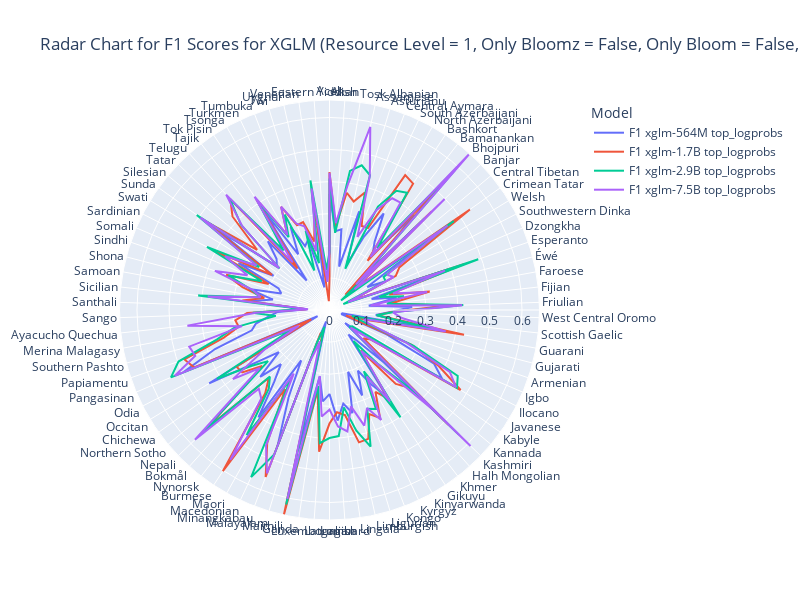
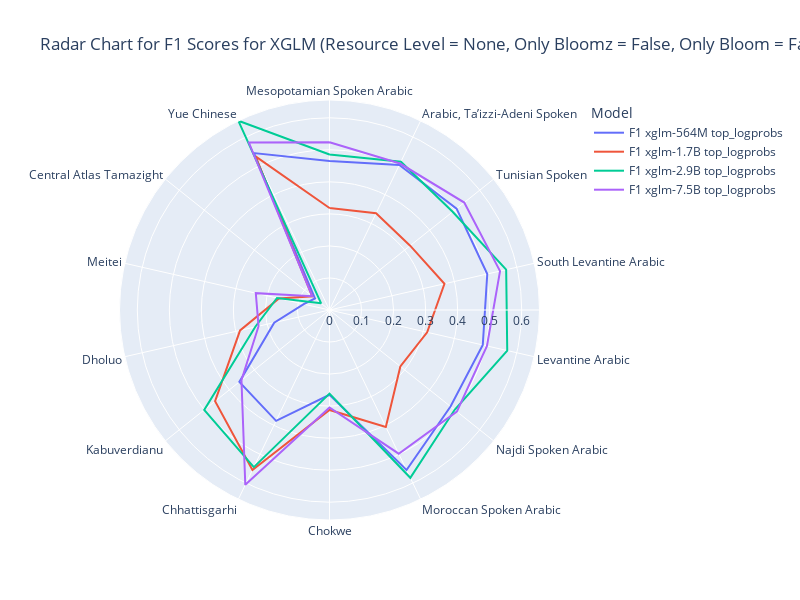
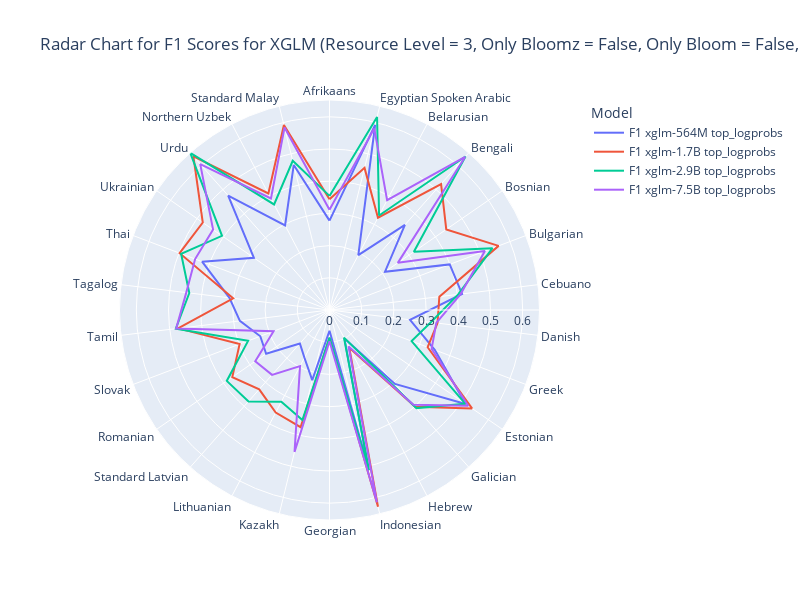
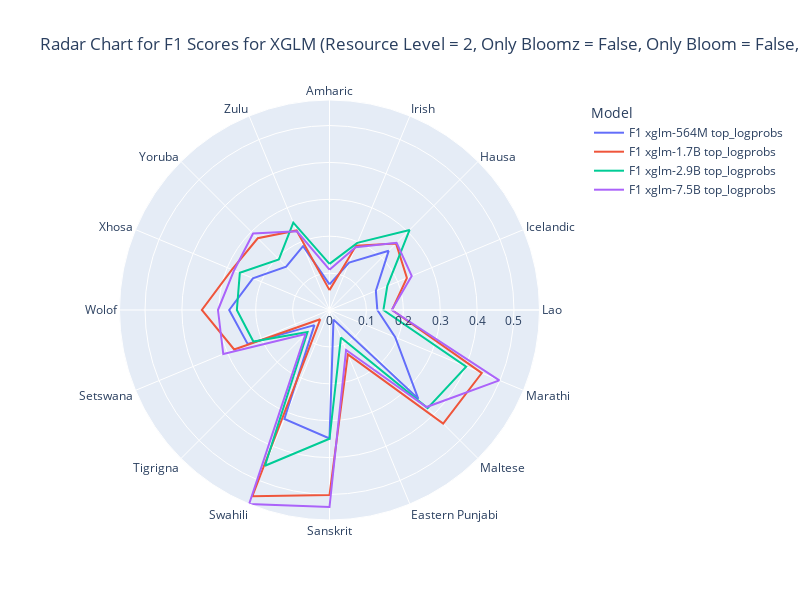

Write notebook code for charts like these, in order.
### Code cell
import warnings

warnings.filterwarnings('ignore')

only_bloomz = False
only_bloom = False
only_xglm = False

# we can filter based on 'Language Family', 'Script (ISO 15924)', 'Resource Level', 'Population', 'Language Vitality', 'Digital Language Support'.
model_name = 'XGLM'
filter_column = 'Resource Level'
value = None

if filter_column is None:
    generate_polar_plot(melted_df, filter_column, model_name, value, only_bloom, only_bloomz, only_xglm)
elif value != None:
    generate_polar_plot(melted_df, filter_column, model_name, value, only_bloom, only_bloomz, only_xglm)
else:
    for value in df[filter_column].unique():
        generate_polar_plot(melted_df, filter_column, model_name, value, only_bloom, only_bloomz, only_gxlm)

### Figure 1 — Plotly figure (JSON) as saved in the notebook; plotly's stock layout.template omitted (floating-point values rounded to 4 significant figures)
{"data": [{"hovertemplate": "Model=F1 xglm-564M top_logprobs<br>F1 Score=%{r}<br>Language Name=%{theta}<extra></extra>", "legendgroup": "F1 xglm-564M top_logprobs", "line": {"color": "#636efa", "dash": "solid"}, "marker": {"symbol": "circle"}, "mode": "lines", "name": "F1 xglm-564M top_logprobs", "r": [0.1712, 0.3612, 0.2463, 0.254, 0.1385, 0.3209, 0.1521, 0.252, 0.3449, 0.2545, 0.2201, 0.3979, 0.1546, 0.3694, 0.08392, 0.3986, 0.1379, 0.1941, 0.07454, 0.3975, 0.1356, 0.2128, 0.1232, 0.2578, 0.1862, 0.145, 0.3203, 0.04128, 0.0389, 0.1938, 0.3665, 0.4111, 0.1473, 0.06332, 0.3713, 0.2357, 0.1288, 0.09681, 0.3211, 0.2662, 0.2085, 0.2853, 0.2012, 0.329, 0.2949, 0.3455, 0.2623, 0.2857, 0.2098, 0.4491, 0.03754, 0.1087, 0.4533, 0.3001, 0.1803, 0.4014, 0.2812, 0.2269, 0.3001, 0.2054, 0.2808, 0.4393, 0.04179, 0.493, 0.3769, 0.2502, 0.2333, 0.1913, 0.1616, 0.0696, 0.2514, 0.1793, 0.2594, 0.1588, 0.1724, 0.3191, 0.2044, 0.4264, 0.2134, 0.229, 0.2878, 0.1164, 0.3701, 0.1989, 0.2854, 0.2129, 0.2294, 0.07214, 0.2647, 0.09791, 0.1712], "showlegend": true, "subplot": "polar", "theta": ["Aceh", "Aceh", "Akan", "Tosk Albanian", "Assamese", "Asturianu", "Central Aymara", "South Azerbaijani", "North Azerbaijani", "Bashkort", "Bamanankan", "Bhojpuri", "Banjar", "Banjar", "Central Tibetan", "Crimean Tatar", "Welsh", "Southwestern Dinka", "Dzongkha", "Esperanto", "Éwé", "Faroese", "Fijian", "Friulian", "West Central Oromo", "Scottish Gaelic", "Guarani", "Gujarati", "Armenian", "Igbo", "Ilocano", "Javanese", "Kabyle", "Kannada", "Kashmiri", "Kashmiri", "Halh Mongolian", "Khmer", "Gikuyu", "Kinyarwanda", "Kyrgyz", "Kongo", "Ligurian", "Limburgish", "Lingala", "Lombard", "Latgalian", "Luxembourgish", "Ganda", "Maithili", "Malayalam", "Minangkabau", "Minangkabau", "Macedonian", "Maori", "Burmese", "Nynorsk", "Bokmål", "Nepali", "Northern Sotho", "Chichewa", "Occitan", "Odia", "Pangasinan", "Papiamentu", "Southern Pashto", "Merina Malagasy", "Ayacucho Quechua", "Sango", "Santhali", "Sicilian", "Samoan", "Shona", "Sindhi", "Somali", "Sardinian", "Swati", "Sunda", "Silesian", "Tatar", "Telugu", "Tajik", "Tok Pisin", "Tsonga", "Turkmen", "Tumbuka", "Twi", "Uyghur", "Venetian", "Eastern Yiddish", "Aceh"], "type": "scatterpolar"}, {"hovertemplate": "Model=F1 xglm-1.7B top_logprobs<br>F1 Score=%{r}<br>Language Name=%{theta}<extra></extra>", "legendgroup": "F1 xglm-1.7B top_logprobs", "line": {"color": "#EF553B", "dash": "solid"}, "marker": {"symbol": "circle"}, "mode": "lines", "name": "F1 xglm-1.7B top_logprobs", "r": [0.1015, 0.4299, 0.2602, 0.3693, 0.3465, 0.3825, 0.2803, 0.2823, 0.482, 0.4721, 0.194, 0.5426, 0.0687, 0.443, 0.1166, 0.538, 0.255, 0.2324, 0.07268, 0.4424, 0.1924, 0.3175, 0.1928, 0.3615, 0.191, 0.1498, 0.4263, 0.1308, 0.05456, 0.2784, 0.3836, 0.4787, 0.1586, 0.1375, 0.515, 0.3507, 0.3095, 0.1592, 0.3315, 0.2926, 0.3714, 0.3473, 0.4193, 0.4225, 0.3312, 0.3195, 0.3539, 0.4426, 0.2522, 0.6544, 0.07098, 0.07861, 0.557, 0.4573, 0.2823, 0.6024, 0.3279, 0.2831, 0.5253, 0.2726, 0.3346, 0.3393, 0.06398, 0.458, 0.4774, 0.3404, 0.2876, 0.2952, 0.257, 0.07216, 0.2733, 0.2068, 0.2803, 0.3404, 0.2061, 0.3984, 0.2104, 0.4757, 0.2934, 0.4199, 0.4629, 0.1632, 0.4122, 0.2681, 0.3551, 0.2829, 0.2859, 0.2186, 0.3199, 0.02781, 0.1015], "showlegend": true, "subplot": "polar", "theta": ["Aceh", "Aceh", "Akan", "Tosk Albanian", "Assamese", "Asturianu", "Central Aymara", "South Azerbaijani", "North Azerbaijani", "Bashkort", "Bamanankan", "Bhojpuri", "Banjar", "Banjar", "Central Tibetan", "Crimean Tatar", "Welsh", "Southwestern Dinka", "Dzongkha", "Esperanto", "Éwé", "Faroese", "Fijian", "Friulian", "West Central Oromo", "Scottish Gaelic", "Guarani", "Gujarati", "Armenian", "Igbo", "Ilocano", "Javanese", "Kabyle", "Kannada", "Kashmiri", "Kashmiri", "Halh Mongolian", "Khmer", "Gikuyu", "Kinyarwanda", "Kyrgyz", "Kongo", "Ligurian", "Limburgish", "Lingala", "Lombard", "Latgalian", "Luxembourgish", "Ganda", "Maithili", "Malayalam", "Minangkabau", "Minangkabau", "Macedonian", "Maori", "Burmese", "Nynorsk", "Bokmål", "Nepali", "Northern Sotho", "Chichewa", "Occitan", "Odia", "Pangasinan", "Papiamentu", "Southern Pashto", "Merina Malagasy", "Ayacucho Quechua", "Sango", "Santhali", "Sicilian", "Samoan", "Shona", "Sindhi", "Somali", "Sardinian", "Swati", "Sunda", "Silesian", "Tatar", "Telugu", "Tajik", "Tok Pisin", "Tsonga", "Turkmen", "Tumbuka", "Twi", "Uyghur", "Venetian", "Eastern Yiddish", "Aceh"], "type": "scatterpolar"}, {"hovertemplate": "Model=F1 xglm-2.9B top_logprobs<br>F1 Score=%{r}<br>Language Name=%{theta}<extra></extra>", "legendgroup": "F1 xglm-2.9B top_logprobs", "line": {"color": "#00cc96", "dash": "solid"}, "marker": {"symbol": "circle"}, "mode": "lines", "name": "F1 xglm-2.9B top_logprobs", "r": [0.1809, 0.4101, 0.2411, 0.4381, 0.4621, 0.4384, 0.1375, 0.3559, 0.4262, 0.4383, 0.2443, 0.5867, 0.1337, 0.4108, 0.04684, 0.4762, 0.1974, 0.1969, 0.04684, 0.4899, 0.1608, 0.2358, 0.1801, 0.4172, 0.1959, 0.1475, 0.3563, 0.07272, 0.1075, 0.2849, 0.4495, 0.4653, 0.08699, 0.08139, 0.5607, 0.3739, 0.2239, 0.1224, 0.4011, 0.2191, 0.3409, 0.3295, 0.4447, 0.3852, 0.3067, 0.394, 0.3991, 0.416, 0.2394, 0.6208, 0.05489, 0.1082, 0.4821, 0.5753, 0.2485, 0.468, 0.3094, 0.2784, 0.5417, 0.2491, 0.3002, 0.4111, 0.1334, 0.5368, 0.4972, 0.3621, 0.3013, 0.1683, 0.2393, 0.08834, 0.4117, 0.2194, 0.2524, 0.3333, 0.2294, 0.4294, 0.2565, 0.5086, 0.2025, 0.3837, 0.4656, 0.2341, 0.4038, 0.2602, 0.3288, 0.132, 0.2579, 0.15, 0.4079, 0.1259, 0.1809], "showlegend": true, "subplot": "polar", "theta": ["Aceh", "Aceh", "Akan", "Tosk Albanian", "Assamese", "Asturianu", "Central Aymara", "South Azerbaijani", "North Azerbaijani", "Bashkort", "Bamanankan", "Bhojpuri", "Banjar", "Banjar", "Central Tibetan", "Crimean Tatar", "Welsh", "Southwestern Dinka", "Dzongkha", "Esperanto", "Éwé", "Faroese", "Fijian", "Friulian", "West Central Oromo", "Scottish Gaelic", "Guarani", "Gujarati", "Armenian", "Igbo", "Ilocano", "Javanese", "Kabyle", "Kannada", "Kashmiri", "Kashmiri", "Halh Mongolian", "Khmer", "Gikuyu", "Kinyarwanda", "Kyrgyz", "Kongo", "Ligurian", "Limburgish", "Lingala", "Lombard", "Latgalian", "Luxembourgish", "Ganda", "Maithili", "Malayalam", "Minangkabau", "Minangkabau", "Macedonian", "Maori", "Burmese", "Nynorsk", "Bokmål", "Nepali", "Northern Sotho", "Chichewa", "Occitan", "Odia", "Pangasinan", "Papiamentu", "Southern Pashto", "Merina Malagasy", "Ayacucho Quechua", "Sango", "Santhali", "Sicilian", "Samoan", "Shona", "Sindhi", "Somali", "Sardinian", "Swati", "Sunda", "Silesian", "Tatar", "Telugu", "Tajik", "Tok Pisin", "Tsonga", "Turkmen", "Tumbuka", "Twi", "Uyghur", "Venetian", "Eastern Yiddish", "Aceh"], "type": "scatterpolar"}, {"hovertemplate": "Model=F1 xglm-7.5B top_logprobs<br>F1 Score=%{r}<br>Language Name=%{theta}<extra></extra>", "legendgroup": "F1 xglm-7.5B top_logprobs", "line": {"color": "#ab63fa", "dash": "solid"}, "marker": {"symbol": "circle"}, "mode": "lines", "name": "F1 xglm-7.5B top_logprobs", "r": [0.1859, 0.4275, 0.2712, 0.3968, 0.5846, 0.4358, 0.244, 0.3436, 0.3993, 0.4008, 0.2085, 0.6506, 0.115, 0.4985, 0.1014, 0.4525, 0.2105, 0.2249, 0.06355, 0.3803, 0.2045, 0.3092, 0.1287, 0.4137, 0.198, 0.227, 0.3683, 0.1109, 0.1271, 0.2598, 0.4217, 0.4619, 0.1541, 0.08539, 0.6105, 0.4458, 0.2296, 0.1613, 0.3413, 0.2374, 0.379, 0.3272, 0.3761, 0.3078, 0.3824, 0.3637, 0.3106, 0.3329, 0.2077, 0.6035, 0.1025, 0.1755, 0.5455, 0.4659, 0.2276, 0.5604, 0.3481, 0.3299, 0.5824, 0.2824, 0.3702, 0.2381, 0.1082, 0.5238, 0.442, 0.4518, 0.2774, 0.4455, 0.2298, 0.06699, 0.3818, 0.2182, 0.2464, 0.3774, 0.2777, 0.3662, 0.2659, 0.4945, 0.204, 0.3792, 0.4827, 0.1875, 0.4233, 0.2681, 0.3556, 0.2879, 0.2725, 0.1883, 0.3829, 0.0879, 0.1859], "showlegend": true, "subplot": "polar", "theta": ["Aceh", "Aceh", "Akan", "Tosk Albanian", "Assamese", "Asturianu", "Central Aymara", "South Azerbaijani", "North Azerbaijani", "Bashkort", "Bamanankan", "Bhojpuri", "Banjar", "Banjar", "Central Tibetan", "Crimean Tatar", "Welsh", "Southwestern Dinka", "Dzongkha", "Esperanto", "Éwé", "Faroese", "Fijian", "Friulian", "West Central Oromo", "Scottish Gaelic", "Guarani", "Gujarati", "Armenian", "Igbo", "Ilocano", "Javanese", "Kabyle", "Kannada", "Kashmiri", "Kashmiri", "Halh Mongolian", "Khmer", "Gikuyu", "Kinyarwanda", "Kyrgyz", "Kongo", "Ligurian", "Limburgish", "Lingala", "Lombard", "Latgalian", "Luxembourgish", "Ganda", "Maithili", "Malayalam", "Minangkabau", "Minangkabau", "Macedonian", "Maori", "Burmese", "Nynorsk", "Bokmål", "Nepali", "Northern Sotho", "Chichewa", "Occitan", "Odia", "Pangasinan", "Papiamentu", "Southern Pashto", "Merina Malagasy", "Ayacucho Quechua", "Sango", "Santhali", "Sicilian", "Samoan", "Shona", "Sindhi", "Somali", "Sardinian", "Swati", "Sunda", "Silesian", "Tatar", "Telugu", "Tajik", "Tok Pisin", "Tsonga", "Turkmen", "Tumbuka", "Twi", "Uyghur", "Venetian", "Eastern Yiddish", "Aceh"], "type": "scatterpolar"}], "layout": {"polar": {"domain": {"x": [0.0, 1.0], "y": [0.0, 1.0]}, "angularaxis": {"direction": "clockwise", "rotation": 90}}, "legend": {"title": {"text": "Model"}, "tracegroupgap": 0}, "title": {"text": "Radar Chart for F1 Scores for XGLM (Resource Level = 1, Only Bloomz = False, Only Bloom = False, Only XGLM = False)"}, "height": 600, "width": 800}}

### Figure 2 — Plotly figure (JSON) as saved in the notebook; plotly's stock layout.template omitted (floating-point values rounded to 4 significant figures)
{"data": [{"hovertemplate": "Model=F1 xglm-564M top_logprobs<br>F1 Score=%{r}<br>Language Name=%{theta}<extra></extra>", "legendgroup": "F1 xglm-564M top_logprobs", "line": {"color": "#636efa", "dash": "solid"}, "marker": {"symbol": "circle"}, "mode": "lines", "name": "F1 xglm-564M top_logprobs", "r": [0.4651, 0.5025, 0.5074, 0.5052, 0.4908, 0.4832, 0.5543, 0.2647, 0.3842, 0.36, 0.177, 0.08249, 0.05793, 0.5436, 0.4651], "showlegend": true, "subplot": "polar", "theta": ["Mesopotamian Spoken Arabic", "Arabic, Ta’izzi-Adeni Spoken", "Tunisian Spoken Arabic", "South Levantine Arabic", "Levantine Arabic", "Najdi Spoken Arabic", "Moroccan Spoken Arabic", "Chokwe", "Chhattisgarhi", "Kabuverdianu", "Dholuo", "Meitei", "Central Atlas Tamazight", "Yue Chinese", "Mesopotamian Spoken Arabic"], "type": "scatterpolar"}, {"hovertemplate": "Model=F1 xglm-1.7B top_logprobs<br>F1 Score=%{r}<br>Language Name=%{theta}<extra></extra>", "legendgroup": "F1 xglm-1.7B top_logprobs", "line": {"color": "#EF553B", "dash": "solid"}, "marker": {"symbol": "circle"}, "mode": "lines", "name": "F1 xglm-1.7B top_logprobs", "r": [0.3184, 0.335, 0.3219, 0.3681, 0.3126, 0.2829, 0.4052, 0.312, 0.5544, 0.4568, 0.2863, 0.1619, 0.06886, 0.5321, 0.3184], "showlegend": true, "subplot": "polar", "theta": ["Mesopotamian Spoken Arabic", "Arabic, Ta’izzi-Adeni Spoken", "Tunisian Spoken Arabic", "South Levantine Arabic", "Levantine Arabic", "Najdi Spoken Arabic", "Moroccan Spoken Arabic", "Chokwe", "Chhattisgarhi", "Kabuverdianu", "Dholuo", "Meitei", "Central Atlas Tamazight", "Yue Chinese", "Mesopotamian Spoken Arabic"], "type": "scatterpolar"}, {"hovertemplate": "Model=F1 xglm-2.9B top_logprobs<br>F1 Score=%{r}<br>Language Name=%{theta}<extra></extra>", "legendgroup": "F1 xglm-2.9B top_logprobs", "line": {"color": "#00cc96", "dash": "solid"}, "marker": {"symbol": "circle"}, "mode": "lines", "name": "F1 xglm-2.9B top_logprobs", "r": [0.4854, 0.5138, 0.4916, 0.5657, 0.5692, 0.4998, 0.5814, 0.2609, 0.5444, 0.5003, 0.238, 0.1681, 0.03351, 0.6556, 0.4854], "showlegend": true, "subplot": "polar", "theta": ["Mesopotamian Spoken Arabic", "Arabic, Ta’izzi-Adeni Spoken", "Tunisian Spoken Arabic", "South Levantine Arabic", "Levantine Arabic", "Najdi Spoken Arabic", "Moroccan Spoken Arabic", "Chokwe", "Chhattisgarhi", "Kabuverdianu", "Dholuo", "Meitei", "Central Atlas Tamazight", "Yue Chinese", "Mesopotamian Spoken Arabic"], "type": "scatterpolar"}, {"hovertemplate": "Model=F1 xglm-7.5B top_logprobs<br>F1 Score=%{r}<br>Language Name=%{theta}<extra></extra>", "legendgroup": "F1 xglm-7.5B top_logprobs", "line": {"color": "#ab63fa", "dash": "solid"}, "marker": {"symbol": "circle"}, "mode": "lines", "name": "F1 xglm-7.5B top_logprobs", "r": [0.5238, 0.5075, 0.5381, 0.546, 0.5042, 0.5085, 0.4979, 0.3042, 0.6058, 0.3515, 0.2272, 0.236, 0.06885, 0.5801, 0.5238], "showlegend": true, "subplot": "polar", "theta": ["Mesopotamian Spoken Arabic", "Arabic, Ta’izzi-Adeni Spoken", "Tunisian Spoken Arabic", "South Levantine Arabic", "Levantine Arabic", "Najdi Spoken Arabic", "Moroccan Spoken Arabic", "Chokwe", "Chhattisgarhi", "Kabuverdianu", "Dholuo", "Meitei", "Central Atlas Tamazight", "Yue Chinese", "Mesopotamian Spoken Arabic"], "type": "scatterpolar"}], "layout": {"polar": {"domain": {"x": [0.0, 1.0], "y": [0.0, 1.0]}, "angularaxis": {"direction": "clockwise", "rotation": 90}}, "legend": {"title": {"text": "Model"}, "tracegroupgap": 0}, "title": {"text": "Radar Chart for F1 Scores for XGLM (Resource Level = None, Only Bloomz = False, Only Bloom = False, Only XGLM = False)"}, "height": 600, "width": 800}}

### Figure 3 — Plotly figure (JSON) as saved in the notebook; plotly's stock layout.template omitted (floating-point values rounded to 4 significant figures)
{"data": [{"hovertemplate": "Model=F1 xglm-564M top_logprobs<br>F1 Score=%{r}<br>Language Name=%{theta}<extra></extra>", "legendgroup": "F1 xglm-564M top_logprobs", "line": {"color": "#636efa", "dash": "solid"}, "marker": {"symbol": "circle"}, "mode": "lines", "name": "F1 xglm-564M top_logprobs", "r": [0.2776, 0.5924, 0.1926, 0.3532, 0.2094, 0.3993, 0.4148, 0.252, 0.3502, 0.5136, 0.3066, 0.09972, 0.5004, 0.06438, 0.2243, 0.1675, 0.1387, 0.2392, 0.2299, 0.2804, 0.3131, 0.4233, 0.2853, 0.4746, 0.2969, 0.4639, 0.2776], "showlegend": true, "subplot": "polar", "theta": ["Afrikaans", "Egyptian Spoken Arabic", "Belarusian", "Bengali", "Bosnian", "Bulgarian", "Cebuano", "Danish", "Greek", "Estonian", "Galician", "Hebrew", "Indonesian", "Georgian", "Kazakh", "Lithuanian", "Standard Latvian", "Romanian", "Slovak", "Tamil", "Tagalog", "Thai", "Ukrainian", "Urdu", "Northern Uzbek", "Standard Malay", "Afrikaans"], "type": "scatterpolar"}, {"hovertemplate": "Model=F1 xglm-1.7B top_logprobs<br>F1 Score=%{r}<br>Language Name=%{theta}<extra></extra>", "legendgroup": "F1 xglm-1.7B top_logprobs", "line": {"color": "#EF553B", "dash": "solid"}, "marker": {"symbol": "circle"}, "mode": "lines", "name": "F1 xglm-1.7B top_logprobs", "r": [0.344, 0.4547, 0.3239, 0.5227, 0.4407, 0.5617, 0.3437, 0.338, 0.326, 0.538, 0.4013, 0.1321, 0.6295, 0.08743, 0.3747, 0.3595, 0.3292, 0.3669, 0.2986, 0.4739, 0.3014, 0.4979, 0.4783, 0.6376, 0.4086, 0.5917, 0.344], "showlegend": true, "subplot": "polar", "theta": ["Afrikaans", "Egyptian Spoken Arabic", "Belarusian", "Bengali", "Bosnian", "Bulgarian", "Cebuano", "Danish", "Greek", "Estonian", "Galician", "Hebrew", "Indonesian", "Georgian", "Kazakh", "Lithuanian", "Standard Latvian", "Romanian", "Slovak", "Tamil", "Tagalog", "Thai", "Ukrainian", "Urdu", "Northern Uzbek", "Standard Malay", "Afrikaans"], "type": "scatterpolar"}, {"hovertemplate": "Model=F1 xglm-2.9B top_logprobs<br>F1 Score=%{r}<br>Language Name=%{theta}<extra></extra>", "legendgroup": "F1 xglm-2.9B top_logprobs", "line": {"color": "#00cc96", "dash": "solid"}, "marker": {"symbol": "circle"}, "mode": "lines", "name": "F1 xglm-2.9B top_logprobs", "r": [0.3544, 0.6174, 0.3314, 0.6369, 0.3184, 0.5415, 0.4027, 0.3173, 0.2727, 0.5129, 0.407, 0.09685, 0.5126, 0.08528, 0.3519, 0.322, 0.3793, 0.3877, 0.2704, 0.4809, 0.4387, 0.4929, 0.4057, 0.6523, 0.3703, 0.4772, 0.3544], "showlegend": true, "subplot": "polar", "theta": ["Afrikaans", "Egyptian Spoken Arabic", "Belarusian", "Bengali", "Bosnian", "Bulgarian", "Cebuano", "Danish", "Greek", "Estonian", "Galician", "Hebrew", "Indonesian", "Georgian", "Kazakh", "Lithuanian", "Standard Latvian", "Romanian", "Slovak", "Tamil", "Tagalog", "Thai", "Ukrainian", "Urdu", "Northern Uzbek", "Standard Malay", "Afrikaans"], "type": "scatterpolar"}, {"hovertemplate": "Model=F1 xglm-7.5B top_logprobs<br>F1 Score=%{r}<br>Language Name=%{theta}<extra></extra>", "legendgroup": "F1 xglm-7.5B top_logprobs", "line": {"color": "#ab63fa", "dash": "solid"}, "marker": {"symbol": "circle"}, "mode": "lines", "name": "F1 xglm-7.5B top_logprobs", "r": [0.3112, 0.581, 0.3851, 0.635, 0.2578, 0.5163, 0.4102, 0.3341, 0.3392, 0.5234, 0.3928, 0.1276, 0.6152, 0.09692, 0.4539, 0.197, 0.2693, 0.2802, 0.1858, 0.4798, 0.4482, 0.4464, 0.4394, 0.6055, 0.3913, 0.5838, 0.3112], "showlegend": true, "subplot": "polar", "theta": ["Afrikaans", "Egyptian Spoken Arabic", "Belarusian", "Bengali", "Bosnian", "Bulgarian", "Cebuano", "Danish", "Greek", "Estonian", "Galician", "Hebrew", "Indonesian", "Georgian", "Kazakh", "Lithuanian", "Standard Latvian", "Romanian", "Slovak", "Tamil", "Tagalog", "Thai", "Ukrainian", "Urdu", "Northern Uzbek", "Standard Malay", "Afrikaans"], "type": "scatterpolar"}], "layout": {"polar": {"domain": {"x": [0.0, 1.0], "y": [0.0, 1.0]}, "angularaxis": {"direction": "clockwise", "rotation": 90}}, "legend": {"title": {"text": "Model"}, "tracegroupgap": 0}, "title": {"text": "Radar Chart for F1 Scores for XGLM (Resource Level = 3, Only Bloomz = False, Only Bloom = False, Only XGLM = False)"}, "height": 600, "width": 800}}

### Figure 4 — Plotly figure (JSON) as saved in the notebook; plotly's stock layout.template omitted (floating-point values rounded to 4 significant figures)
{"data": [{"hovertemplate": "Model=F1 xglm-564M top_logprobs<br>F1 Score=%{r}<br>Language Name=%{theta}<extra></extra>", "legendgroup": "F1 xglm-564M top_logprobs", "line": {"color": "#636efa", "dash": "solid"}, "marker": {"symbol": "circle"}, "mode": "lines", "name": "F1 xglm-564M top_logprobs", "r": [0.06951, 0.139, 0.2268, 0.136, 0.1296, 0.1928, 0.3404, 0.02819, 0.348, 0.3196, 0.058, 0.2403, 0.2718, 0.2247, 0.1662, 0.1871, 0.06951], "showlegend": true, "subplot": "polar", "theta": ["Amharic", "Irish", "Hausa", "Icelandic", "Lao", "Marathi", "Maltese", "Eastern Punjabi", "Sanskrit", "Swahili", "Tigrigna", "Setswana", "Wolof", "Xhosa", "Yoruba", "Zulu", "Amharic"], "type": "scatterpolar"}, {"hovertemplate": "Model=F1 xglm-1.7B top_logprobs<br>F1 Score=%{r}<br>Language Name=%{theta}<extra></extra>", "legendgroup": "F1 xglm-1.7B top_logprobs", "line": {"color": "#EF553B", "dash": "solid"}, "marker": {"symbol": "circle"}, "mode": "lines", "name": "F1 xglm-1.7B top_logprobs", "r": [0.05387, 0.1889, 0.2551, 0.2271, 0.1694, 0.4468, 0.4357, 0.1303, 0.5017, 0.5463, 0.03556, 0.2797, 0.346, 0.2863, 0.275, 0.2334, 0.05387], "showlegend": true, "subplot": "polar", "theta": ["Amharic", "Irish", "Hausa", "Icelandic", "Lao", "Marathi", "Maltese", "Eastern Punjabi", "Sanskrit", "Swahili", "Tigrigna", "Setswana", "Wolof", "Xhosa", "Yoruba", "Zulu", "Amharic"], "type": "scatterpolar"}, {"hovertemplate": "Model=F1 xglm-2.9B top_logprobs<br>F1 Score=%{r}<br>Language Name=%{theta}<extra></extra>", "legendgroup": "F1 xglm-2.9B top_logprobs", "line": {"color": "#00cc96", "dash": "solid"}, "marker": {"symbol": "circle"}, "mode": "lines", "name": "F1 xglm-2.9B top_logprobs", "r": [0.125, 0.197, 0.307, 0.1695, 0.1461, 0.401, 0.3761, 0.0809, 0.349, 0.4569, 0.08418, 0.2233, 0.2511, 0.2631, 0.1942, 0.2565, 0.125], "showlegend": true, "subplot": "polar", "theta": ["Amharic", "Irish", "Hausa", "Icelandic", "Lao", "Marathi", "Maltese", "Eastern Punjabi", "Sanskrit", "Swahili", "Tigrigna", "Setswana", "Wolof", "Xhosa", "Yoruba", "Zulu", "Amharic"], "type": "scatterpolar"}, {"hovertemplate": "Model=F1 xglm-7.5B top_logprobs<br>F1 Score=%{r}<br>Language Name=%{theta}<extra></extra>", "legendgroup": "F1 xglm-7.5B top_logprobs", "line": {"color": "#ab63fa", "dash": "solid"}, "marker": {"symbol": "circle"}, "mode": "lines", "name": "F1 xglm-7.5B top_logprobs", "r": [0.1093, 0.1844, 0.2573, 0.2412, 0.1688, 0.4983, 0.3719, 0.1174, 0.5341, 0.5692, 0.09164, 0.3116, 0.3023, 0.2801, 0.293, 0.2308, 0.1093], "showlegend": true, "subplot": "polar", "theta": ["Amharic", "Irish", "Hausa", "Icelandic", "Lao", "Marathi", "Maltese", "Eastern Punjabi", "Sanskrit", "Swahili", "Tigrigna", "Setswana", "Wolof", "Xhosa", "Yoruba", "Zulu", "Amharic"], "type": "scatterpolar"}], "layout": {"polar": {"domain": {"x": [0.0, 1.0], "y": [0.0, 1.0]}, "angularaxis": {"direction": "clockwise", "rotation": 90}}, "legend": {"title": {"text": "Model"}, "tracegroupgap": 0}, "title": {"text": "Radar Chart for F1 Scores for XGLM (Resource Level = 2, Only Bloomz = False, Only Bloom = False, Only XGLM = False)"}, "height": 600, "width": 800}}
